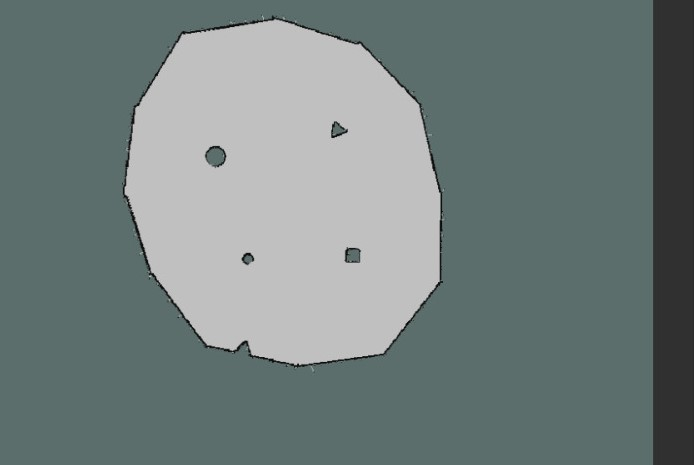
#> input picture map3.jpeg, 694 x 465 px
$ python detect_shapes.py
#> lines starting #> are read from the running program, lines starting #| are printed output that depends on the picture; after the words box and inside, x2 and y2 are one past the last pixel; in counts of white or black regions, pixels touching at a corner belong together
# USAGE
# python detect_shapes.py --image shapes_and_colors.png

# import the necessary packages
from pyimagesearch.shapedetector import ShapeDetector
import imutils
import cv2
import numpy as np

# construct the argument parse and parse the arguments
# ap = argparse.ArgumentParser()
# ap.add_argument("-i", "--image", required=True,
#        help="path to the input image")
# args = vars(ap.parse_args())

# load the image and resize it to a smaller factor so that
# the shapes can be approximated better
image = cv2.imread("map3.jpeg")
#> image is the input picture: shape (465, 694, 3); mean B, G, R 126, 127.4, 114.7
resized = imutils.resize(image, width=300)
ratio = image.shape[0] / float(resized.shape[0])
#> ratio = 2.31
kernel = np.ones((5, 5), np.uint8)
# dilation = cv2.dilate(image,ratio,iterations = 2)
# cv2.imwrite("alperennnn.png",dilation)
# convert the resized image to grayscale, blur it slightly,
# and threshold it

gray = cv2.cvtColor(resized, cv2.COLOR_BGR2GRAY)
blurred = cv2.GaussianBlur(gray, (5, 5), 0)
thresh = cv2.threshold(blurred, 150, 255, cv2.THRESH_BINARY)[1]
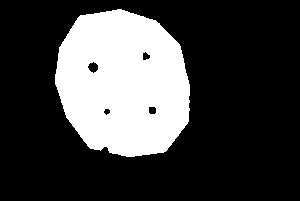
#> thresh: shape (201, 300); 25.9% white; 1 white region
#thresh = cv2.bitwise_not(threshed)


# find contours in the thresholded image and initialize the
# shape detector
contours = cv2.findContours(thresh.copy(), cv2.RETR_EXTERNAL, cv2.CHAIN_APPROX_SIMPLE)
#> contours = 1 contour; box (x1, y1, x2, y2) and area: (55, 9, 190, 157) 15615
contours = imutils.grab_contours(contours)

stencil = np.zeros(resized.shape).astype(resized.dtype)
color = [255, 255, 255]
cv2.fillPoly(stencil, contours, color)
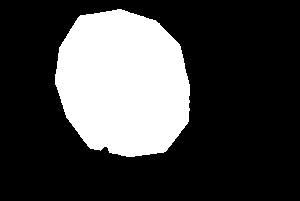
#> stencil: shape (201, 300, 3); 26.2% white; 1 white region
result = cv2.bitwise_and(resized, stencil)
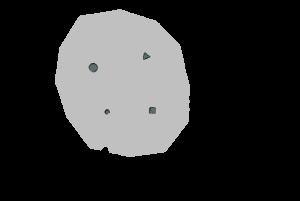
#> result: shape (201, 300, 3); mean B, G, R 50.1, 50.1, 50.1
result[np.where((result == [0, 0, 0]).all(axis=2))] = [192, 192, 192]
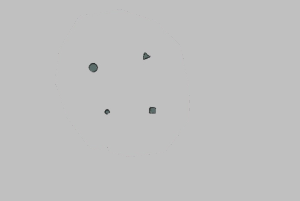
#> result: shape (201, 300, 3); mean B, G, R 191.7, 191.7, 191.7
threshed = cv2.threshold(result, 150, 255, cv2.THRESH_BINARY)[1]
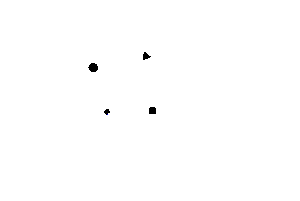
#> threshed: shape (201, 300, 3); mean B, G, R 254.3, 254.3, 254.3
threshed = cv2.bitwise_not(threshed)
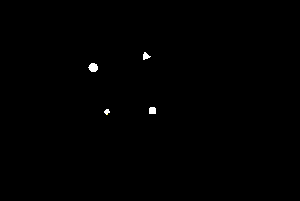
#> threshed: shape (201, 300, 3); mean B, G, R 0.7, 0.7, 0.7
threshed = cv2.cvtColor(threshed, cv2.COLOR_BGR2GRAY)
#> threshed: shape (201, 300)


cnts = cv2.findContours(threshed.copy(), cv2.RETR_EXTERNAL, cv2.CHAIN_APPROX_SIMPLE)
#> cnts = 4 contours, 1 with area under 20; largest, box (x1, y1, x2, y2) and area: (88, 63, 98, 72) 55, (149, 107, 156, 114) 35, (143, 52, 151, 60) 27
cnts = imutils.grab_contours(cnts)

# cv2.drawContours(image, cnts, -1, (0, 255, 0), 3)
#> (the run stopped early here; a loop or call above may not have finished)
